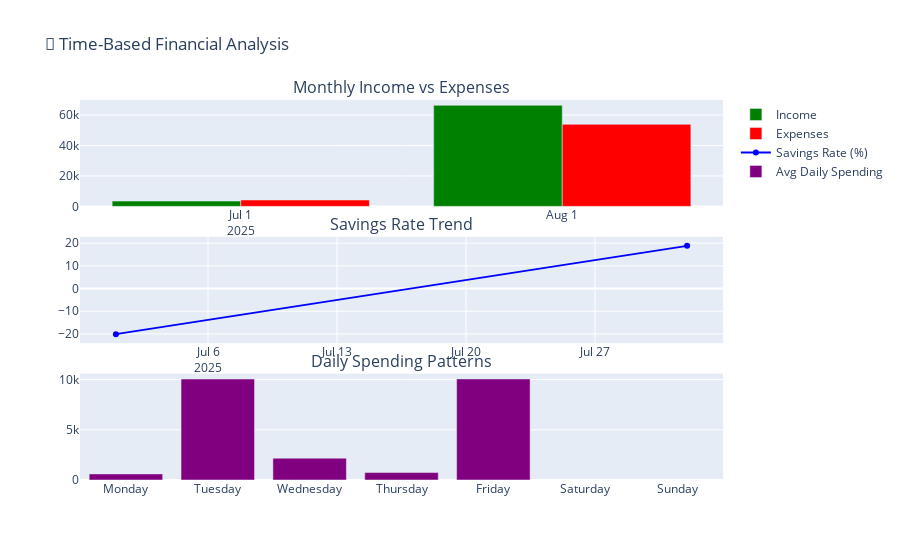

The notebook cell this image was saved under:
### Markdown cell above
## 📅 Time-Based Analysis

### Code cell
# Analyze spending patterns over time
monthly_summary = df.groupby(['month', 'transaction_type'])['amount'].sum().unstack(fill_value=0)
monthly_summary['Net'] = monthly_summary.get('Income', 0) + monthly_summary.get('Expense', 0)
monthly_summary['Savings_Rate'] = (monthly_summary['Net'] / monthly_summary.get('Income', 1) * 100).round(1)

print("📅 MONTHLY FINANCIAL SUMMARY")
print("=" * 80)
print(f"{'Month':<10} {'Income':<12} {'Expenses':<12} {'Net':<12} {'Savings %':<10}")
print("-" * 80)
for month, row in monthly_summary.tail(6).iterrows():
    income = row.get('Income', 0)
    expenses = row.get('Expense', 0)
    net = row['Net']
    savings_rate = row['Savings_Rate']
    print(f"{str(month):<10} ${income:>10,.0f} ${abs(expenses):>10,.0f} ${net:>10,.0f} {savings_rate:>8.1f}%")

# Create time-based visualizations
fig = make_subplots(
    rows=3, cols=1,
    subplot_titles=('Monthly Income vs Expenses', 'Savings Rate Trend', 'Daily Spending Patterns'),
    vertical_spacing=0.08
)

# Monthly income vs expenses
fig.add_trace(
    go.Bar(x=monthly_summary.index.astype(str), y=monthly_summary.get('Income', 0),
           name='Income', marker_color='green'),
    row=1, col=1
)
fig.add_trace(
    go.Bar(x=monthly_summary.index.astype(str), y=abs(monthly_summary.get('Expense', 0)),
           name='Expenses', marker_color='red'),
    row=1, col=1
)

# Savings rate trend
fig.add_trace(
    go.Scatter(x=monthly_summary.index.astype(str), y=monthly_summary['Savings_Rate'],
               mode='lines+markers', name='Savings Rate (%)', line=dict(color='blue')),
    row=2, col=1
)

# Daily spending patterns
daily_spending = expense_data.groupby('day_of_week')['abs_amount'].mean()
day_order = ['Monday', 'Tuesday', 'Wednesday', 'Thursday', 'Friday', 'Saturday', 'Sunday']
daily_spending = daily_spending.reindex(day_order)

fig.add_trace(
    go.Bar(x=daily_spending.index, y=daily_spending.values,
           name='Avg Daily Spending', marker_color='purple'),
    row=3, col=1
)

fig.update_layout(height=1000, title_text="📅 Time-Based Financial Analysis")
fig.show()

### Figure 1 — Plotly figure (JSON) as saved in the notebook; plotly's stock layout.template omitted (floating-point values rounded to 4 significant figures)
{"data": [{"marker": {"color": "green"}, "name": "Income", "type": "bar", "x": ["2025-07", "2025-08"], "xaxis": "x", "y": [3492.0, 66420.0], "yaxis": "y"}, {"marker": {"color": "red"}, "name": "Expenses", "type": "bar", "x": ["2025-07", "2025-08"], "xaxis": "x", "y": [4194.0, 53930.0], "yaxis": "y"}, {"line": {"color": "blue"}, "mode": "lines+markers", "name": "Savings Rate (%)", "type": "scatter", "x": ["2025-07", "2025-08"], "xaxis": "x2", "y": [-20.1, 18.8], "yaxis": "y2"}, {"marker": {"color": "purple"}, "name": "Avg Daily Spending", "type": "bar", "x": ["Monday", "Tuesday", "Wednesday", "Thursday", "Friday", "Saturday", "Sunday"], "xaxis": "x3", "y": [607.0, 10060.0, 2172.0, 738.7, 10070.0, NaN, NaN], "yaxis": "y3"}], "layout": {"annotations": [{"font": {"size": 16}, "showarrow": false, "text": "Monthly Income vs Expenses", "x": 0.5, "xanchor": "center", "xref": "paper", "y": 1, "yanchor": "bottom", "yref": "paper"}, {"font": {"size": 16}, "showarrow": false, "text": "Savings Rate Trend", "x": 0.5, "xanchor": "center", "xref": "paper", "y": 0.64, "yanchor": "bottom", "yref": "paper"}, {"font": {"size": 16}, "showarrow": false, "text": "Daily Spending Patterns", "x": 0.5, "xanchor": "center", "xref": "paper", "y": 0.28, "yanchor": "bottom", "yref": "paper"}], "autosize": true, "title": {"text": "📅 Time-Based Financial Analysis"}, "xaxis": {"anchor": "y", "autorange": true, "domain": [0, 1], "range": ["2025-06-15 12:00", "2025-08-16 12:00"], "type": "date"}, "xaxis2": {"anchor": "y2", "autorange": true, "domain": [0, 1], "range": ["2025-06-29 02:35:54.3307", "2025-08-02 21:24:05.6693"], "type": "date"}, "xaxis3": {"anchor": "y3", "autorange": true, "domain": [0, 1], "range": [-0.5, 6.5], "type": "category"}, "yaxis": {"anchor": "x", "autorange": true, "domain": [0.72, 1], "range": [0, 69920.0], "type": "linear"}, "yaxis2": {"anchor": "x2", "autorange": true, "domain": [0.36, 0.64], "range": [-23.08, 21.78], "type": "linear"}, "yaxis3": {"anchor": "x3", "autorange": true, "domain": [0, 0.28], "range": [0, 10610.0], "type": "linear"}}}
